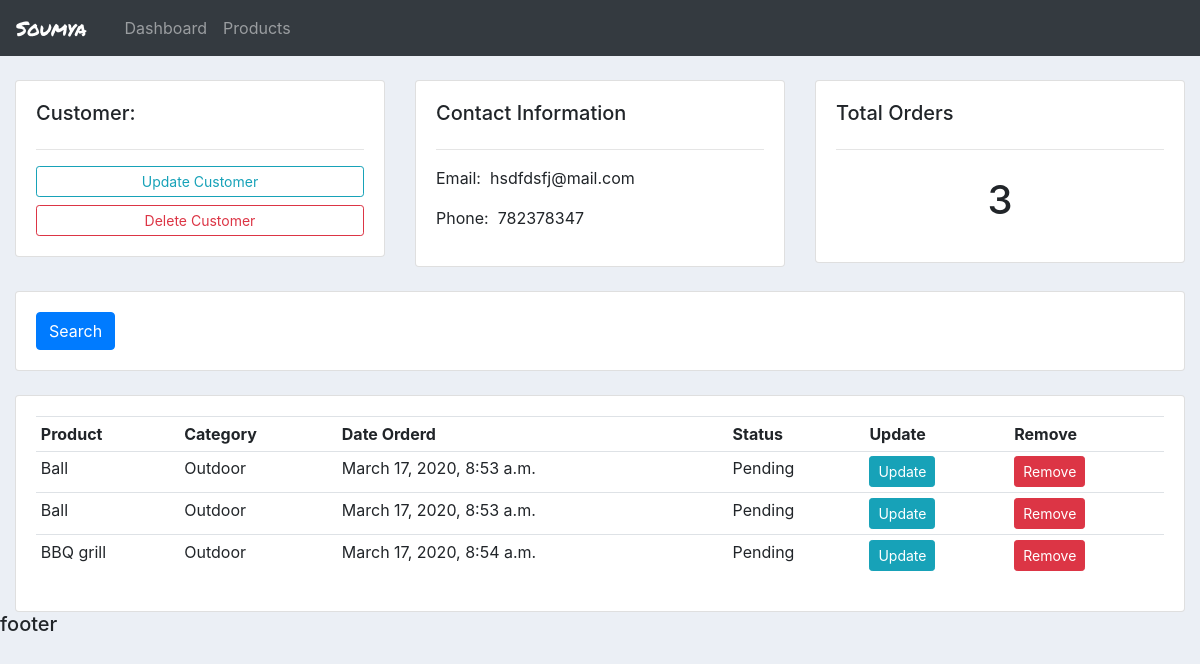
/customer/3/, run on the app's committed database.
### accounts/models.py (models this page shows, shortened)
class Customer(models.Model):
    name = models.CharField(max_length = 200, null = True)
    phone = models.CharField(max_length = 200, null = True)
    email = models.CharField(max_length = 200, null = True)
    date_created = models.DateTimeField(auto_now_add = True, null = True)

class Order(models.Model):
    STATUS = (
        ('Pending', 'Pending'),
        ('Out for delivery', 'Out for delivery'),
        ('Delivered', 'Delivered')
    )
    customer = models.ForeignKey(Customer, null = True, on_delete = models.SET_NULL)
    product = models.ForeignKey(Product, null = True, on_delete = models.SET_NULL)
    date_created = models.DateTimeField(auto_now_add = True, null = True)
    status = models.CharField(max_length = 200, choices = STATUS, null = True)

class Product(models.Model):
    CATEGORY = (
        ('Indoor', 'Indoor'),
        ('Outdoor', 'Outdoor'),
    )
    name = models.CharField(max_length = 200, null = True)
    price = models.FloatField(null = True)
    category = models.CharField(max_length = 200, choices = CATEGORY, null = True)
    description = models.CharField(max_length = 300, null = True, blank = True)
    date_created = models.DateTimeField(auto_now_add = True, null = True)
    tags = models.ManyToManyField(Tag)

### accounts/views.py (the view)
# urls.py: path('customer/<str:pk>/', views.customer, name="customer"), # for customer page
def customer(request, pk):
    customer = Customer.objects.get(id=int(pk))
    orders = customer.order_set.all()
    context = {
        'customer': customer,
        'orders': orders,
        'orderCount': orders.count()
    }
    return render(request, 'accounts/customer.html', context)

### accounts/templates/accounts/customer.html
{% extends 'accounts/main.html' %}
{% block content %}
<br>
<div class="row">
	<div class="col-md">
		<div class="card card-body">
			<h5>Customer:</h5>
			<hr>
			<a class="btn btn-outline-info  btn-sm btn-block" href="">Update Customer</a>
			<a class="btn btn-outline-danger  btn-sm btn-block" href="">Delete Customer</a>
		</div>
	</div>
	<div class="col-md">
		<div class="card card-body">
			<h5>Contact Information</h5>
			<hr>
			<p>Email: &nbsp;{{customer.email}}</p>
			<p>Phone: &nbsp;{{customer.phone}}</p>
		</div>
	</div>
	<div class="col-md">
		<div class="card card-body">
			<h5>Total Orders</h5>
			<hr>
			<h1 style="text-align: center;padding: 10px">{{orderCount}}</h1>
		</div>
	</div>
</div>
<br>
<div class="row">
	<div class="col">
		<div class="card card-body">
			<form method="get">
		    <button class="btn btn-primary" type="submit">Search</button>
		  </form>
		</div>
	</div>
</div>
<br>
<div class="row">
	<div class="col-md">
		<div class="card card-body">
			<table class="table table-sm">
				<tr>
					<th>Product</th>
					<th>Category</th>
					<th>Date Orderd</th>
					<th>Status</th>
					<th>Update</th>
					<th>Remove</th>
				</tr>
				{% for o in orders %}
				<tr>
					<td>{{o.product.name}}</td>
					<td>{{o.product.category}}</td>
					<td>{{o.date_created}}</td>
					<td>{{o.status}}</td>
					<td><a class="btn btn-sm btn-info" href="">Update</a></td>
                    <td><a class="btn btn-sm btn-danger" href="">Remove</a></td>
				</tr>
				{% endfor %}
			</table>
		</div>
	</div>
</div>
{% endblock %}

### static/css/main.css (style rules this page uses)
body { background-color: #ebeff5; }

### data on the page
Customer: email "hsdfdsfj@mail.com", phone "782378347"
Order: product.name "Ball", product.category "Outdoor", date_created "March 17, 2020, 8:53 a.m.", status "Pending"
Order: product.name "Ball", product.category "Outdoor", date_created "March 17, 2020, 8:53 a.m.", status "Pending"
Order: product.name "BBQ grill", product.category "Outdoor", date_created "March 17, 2020, 8:54 a.m.", status "Pending"

### other printed values
{{ orderCount }} "3"
